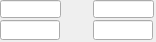
   <widget class="caFrame" name="caFrame_13">
    <property name="geometry">
     <rect>
      <x>148</x>
      <y>465</y>
      <width>156</width>
      <height>42</height>
     </rect>
    </property>
    <widget class="caLineEdit" name="caLineEdit_26">
     <property name="geometry">
      <rect>
       <x>0</x>
       <y>0</y>
       <width>61</width>
       <height>18</height>
      </rect>
     </property>
     <property name="alignment">
      <set>Qt::AlignAbsolute|Qt::AlignCenter|Qt::AlignHCenter|Qt::AlignVCenter</set>
     </property>
     <property name="channel" stdset="0">
      <string>$(P)$(R)MinX_RBV</string>
     </property>
     <property name="foreground">
      <color>
       <red>10</red>
       <green>0</green>
       <blue>184</blue>
      </color>
     </property>
     <property name="background">
      <color>
       <red>187</red>
       <green>187</green>
       <blue>187</blue>
      </color>
     </property>
     <property name="colorMode">
      <enum>caLineEdit::Static</enum>
     </property>
     <property name="precisionMode">
      <enum>caLineEdit::Channel</enum>
     </property>
     <property name="limitsMode">
      <enum>caLineEdit::Channel</enum>
     </property>
     <property name="maxValue">
      <double>1.000000000000000</double>
     </property>
     <property name="minValue">
      <double>0.000000000000000</double>
     </property>
     <property name="fontScaleMode">
      <enum>caLineEdit::Height</enum>
     </property>
     <property name="formatType">
      <enum>caLineEdit::decimal</enum>
     </property>
    </widget>
    <widget class="caTextEntry" name="caTextEntry_12">
     <property name="geometry">
      <rect>
       <x>0</x>
       <y>20</y>
       <width>60</width>
       <height>20</height>
      </rect>
     </property>
     <property name="channel" stdset="0">
      <string>$(P)$(R)MinX</string>
     </property>
     <property name="foreground">
      <color>
       <red>0</red>
       <green>0</green>
       <blue>0</blue>
      </color>
     </property>
     <property name="background">
      <color>
       <red>115</red>
       <green>223</green>
       <blue>255</blue>
      </color>
     </property>
     <property name="colorMode">
      <enum>caLineEdit::Static</enum>
     </property>
     <property name="precisionMode">
      <enum>caLineEdit::Channel</enum>
     </property>
     <property name="limitsMode">
      <enum>caLineEdit::Channel</enum>
     </property>
     <property name="maxValue">
      <double>1.000000000000000</double>
     </property>
     <property name="minValue">
      <double>0.000000000000000</double>
     </property>
     <property name="fontScaleMode">
      <enum>caLineEdit::Height</enum>
     </property>
     <property name="formatType">
      <enum>caLineEdit::decimal</enum>
     </property>
    </widget>
    <widget class="caTextEntry" name="caTextEntry_13">
     <property name="geometry">
      <rect>
       <x>93</x>
       <y>20</y>
       <width>60</width>
       <height>20</height>
      </rect>
     </property>
     <property name="channel" stdset="0">
      <string>$(P)$(R)MinY</string>
     </property>
     <property name="foreground">
      <color>
       <red>0</red>
       <green>0</green>
       <blue>0</blue>
      </color>
     </property>
     <property name="background">
      <color>
       <red>115</red>
       <green>223</green>
       <blue>255</blue>
      </color>
     </property>
     <property name="colorMode">
      <enum>caLineEdit::Static</enum>
     </property>
     <property name="precisionMode">
      <enum>caLineEdit::Channel</enum>
     </property>
     <property name="limitsMode">
      <enum>caLineEdit::Channel</enum>
     </property>
     <property name="maxValue">
      <double>1.000000000000000</double>
     </property>
     <property name="minValue">
      <double>0.000000000000000</double>
     </property>
     <property name="fontScaleMode">
      <enum>caLineEdit::Height</enum>
     </property>
     <property name="formatType">
      <enum>caLineEdit::decimal</enum>
     </property>
    </widget>
    <widget class="caLineEdit" name="caLineEdit_27">
     <property name="geometry">
      <rect>
       <x>93</x>
       <y>0</y>
       <width>61</width>
       <height>18</height>
      </rect>
     </property>
     <property name="alignment">
      <set>Qt::AlignAbsolute|Qt::AlignCenter|Qt::AlignHCenter|Qt::AlignVCenter</set>
     </property>
     <property name="channel" stdset="0">
      <string>$(P)$(R)MinY_RBV</string>
     </property>
     <property name="foreground">
      <color>
       <red>10</red>
       <green>0</green>
       <blue>184</blue>
      </color>
     </property>
     <property name="background">
      <color>
       <red>187</red>
       <green>187</green>
       <blue>187</blue>
      </color>
     </property>
     <property name="colorMode">
      <enum>caLineEdit::Static</enum>
     </property>
     <property name="precisionMode">
      <enum>caLineEdit::Channel</enum>
     </property>
     <property name="limitsMode">
      <enum>caLineEdit::Channel</enum>
     </property>
     <property name="maxValue">
      <double>1.000000000000000</double>
     </property>
     <property name="minValue">
      <double>0.000000000000000</double>
     </property>
     <property name="fontScaleMode">
      <enum>caLineEdit::Height</enum>
     </property>
     <property name="formatType">
      <enum>caLineEdit::decimal</enum>
     </property>
    </widget>
   </widget>
